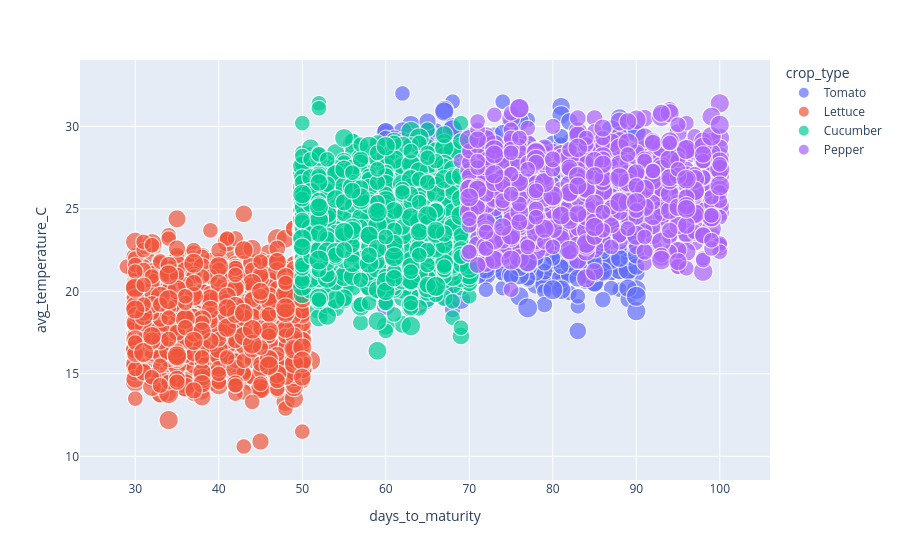

This figure's notebook cell:
### Code cell
fig = px.scatter(train_set, x='days_to_maturity', y='avg_temperature_C', size='photoperiod_hours', color='crop_type')
fig.show()

### Figure 1 — Plotly figure (JSON) as saved in the notebook; plotly's stock layout.template omitted (floating-point values rounded to 4 significant figures; data arrays with more than 128 entries replaced by an {"elided": "..."} marker saying what was removed)
{"data": [{"hovertemplate": "crop_type=Tomato<br>days_to_maturity=%{x}<br>avg_temperature_C=%{y}<br>photoperiod_hours=%{marker.size}<extra></extra>", "legendgroup": "Tomato", "marker": {"color": "#636efa", "size": {"elided": "3322 float values"}, "sizemode": "area", "sizeref": 0.0405, "symbol": "circle"}, "mode": "markers", "name": "Tomato", "showlegend": true, "type": "scattergl", "x": {"elided": "3322 float values"}, "xaxis": "x", "y": {"elided": "3322 float values"}, "yaxis": "y"}, {"hovertemplate": "crop_type=Lettuce<br>days_to_maturity=%{x}<br>avg_temperature_C=%{y}<br>photoperiod_hours=%{marker.size}<extra></extra>", "legendgroup": "Lettuce", "marker": {"color": "#EF553B", "size": {"elided": "1641 float values"}, "sizemode": "area", "sizeref": 0.0405, "symbol": "circle"}, "mode": "markers", "name": "Lettuce", "showlegend": true, "type": "scattergl", "x": {"elided": "1641 float values"}, "xaxis": "x", "y": {"elided": "1641 float values"}, "yaxis": "y"}, {"hovertemplate": "crop_type=Cucumber<br>days_to_maturity=%{x}<br>avg_temperature_C=%{y}<br>photoperiod_hours=%{marker.size}<extra></extra>", "legendgroup": "Cucumber", "marker": {"color": "#00cc96", "size": {"elided": "2501 float values"}, "sizemode": "area", "sizeref": 0.0405, "symbol": "circle"}, "mode": "markers", "name": "Cucumber", "showlegend": true, "type": "scattergl", "x": {"elided": "2501 float values"}, "xaxis": "x", "y": {"elided": "2501 float values"}, "yaxis": "y"}, {"hovertemplate": "crop_type=Pepper<br>days_to_maturity=%{x}<br>avg_temperature_C=%{y}<br>photoperiod_hours=%{marker.size}<extra></extra>", "legendgroup": "Pepper", "marker": {"color": "#ab63fa", "size": {"elided": "856 float values"}, "sizemode": "area", "sizeref": 0.0405, "symbol": "circle"}, "mode": "markers", "name": "Pepper", "showlegend": true, "type": "scattergl", "x": {"elided": "856 float values"}, "xaxis": "x", "y": {"elided": "856 float values"}, "yaxis": "y"}], "layout": {"legend": {"itemsizing": "constant", "title": {"text": "crop_type"}, "tracegroupgap": 0}, "margin": {"t": 60}, "xaxis": {"anchor": "y", "domain": [0, 1], "title": {"text": "days_to_maturity"}}, "yaxis": {"anchor": "x", "domain": [0, 1], "title": {"text": "avg_temperature_C"}}}}
